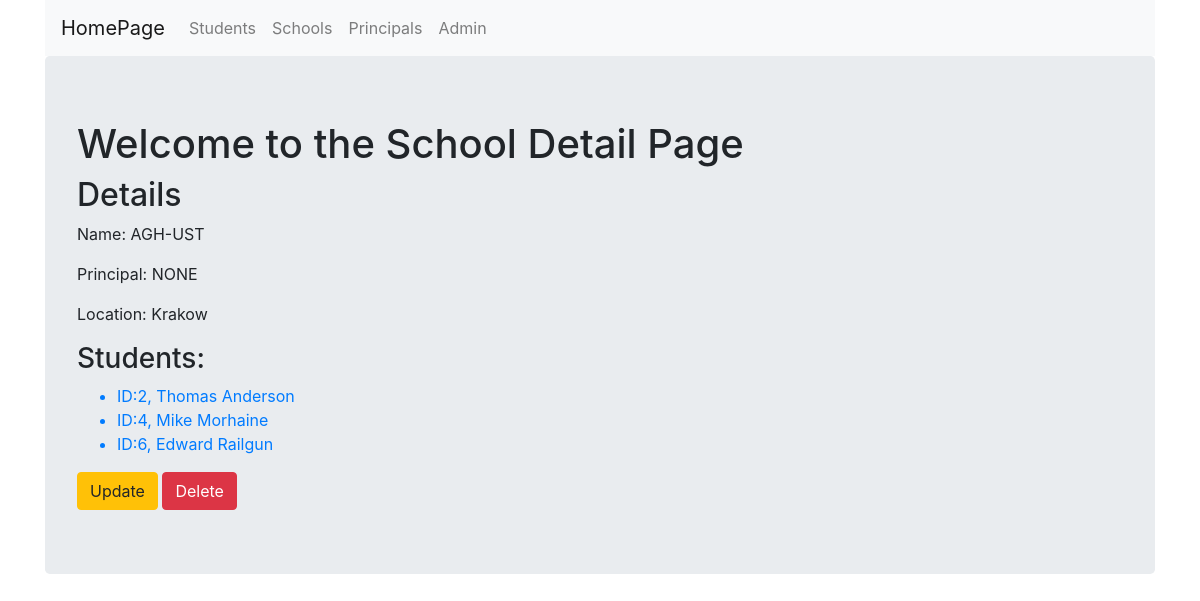
The page /CRUD_System/schools/11 on the database its author committed.
### CRUD_System/models.py (models this page shows, shortened)
class School(models.Model):
    name = models.CharField(max_length = 256)
    location = models.CharField(max_length = 256)

class Student(models.Model):
    name = models.CharField(max_length = 256)
    last_name = models.CharField(max_length = 256)
    school = models.ForeignKey(School, on_delete=models.CASCADE, related_name='students')

### CRUD_System/views.py (the view)
# urls.py: path('schools/<int:pk>', views.SchoolDetailView.as_view(), name='school_details'),
class SchoolDetailView(DetailView):
    context_object_name = 'school_details'
    model = models.School
    template_name = 'CRUD_System/CRUD_DetailView.html'

### CRUD_System/templates/CRUD_System/CRUD_DetailView.html (shortened to what this page needs)
{% extends 'CRUD_System/CRUD_System_base.html' %}
{% block body_block %}
{% if school_details %}
    <h1>Welcome to the School Detail Page</h1>
    <h2>Details</h2>
    <p>Name: {{school_details.name }}</p>
    {% if school_details.principal.all.0 %}
        <h3>Principals:</h3>
        {% for person in school_details.principal.all%}
            <li>#{{ person.id }}: <a href="{% url 'CRUD_System:principal_details' person.id %}">{{ person.name }} {{ person.last_name}}</a></li>
        {% endfor %}
    {% else%}
        <p>Principal: NONE</p>
    {% endif %}
    <p>Location: {{ school_details.location }}</p>
    <h3>Students:</h3>
    <ul>
        {% for student in school_details.students.all %}
        <a href="{% url 'CRUD_System:student_details' student.id%}">
            <li>ID:{{ student.id}}, {{student.name}} {{student.last_name}}</li>
        </a>
        {% endfor %}
    </ul>
    <a href="{% url 'CRUD_System:school_update' school_details.id%}">
        <input type="submit" name="" id="" class='btn btn-warning' value='Update'>
    </a>
    <a href="{% url 'CRUD_System:school_delete' school_details.id %}">
        <input type="submit" class='btn btn-danger' value='Delete'>
    </a>
{% endif %}
{% endblock %}

### rows shown on the page
School: name "AGH-UST", location "Krakow"
Student: id "2", name "Thomas", last_name "Anderson"
Student: id "4", name "Mike", last_name "Morhaine"
Student: id "6", name "Edward", last_name "Railgun"
